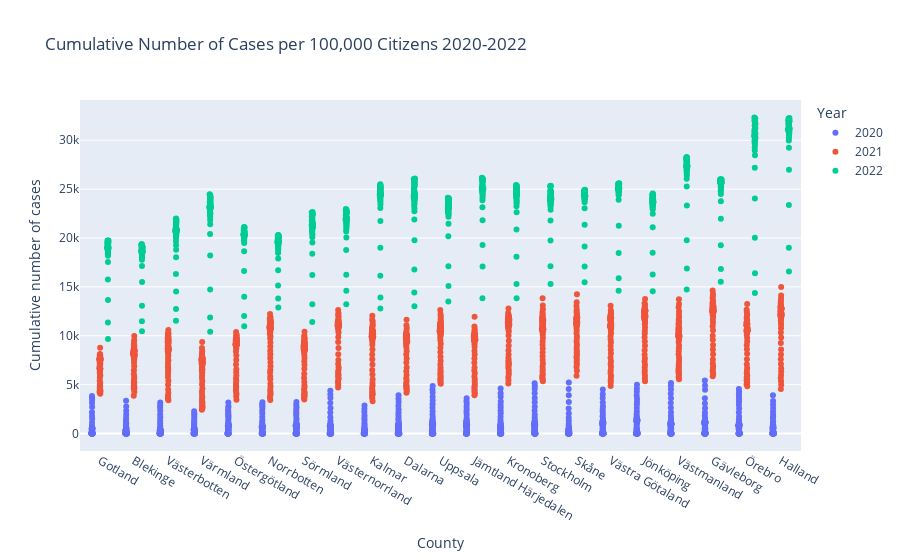

Notebook code cell kept with this figure:
### Markdown cell above
A hypothesis is that we find a higher number of cases in the counties with the larger cities such as Stockholm, Västra Götaland (Gothenburg) and Skåne (Malmö). This because the interaction between people a higher in the bigger cities compared to the countryside.

### Code cell
weekly_data_county = pd.read_excel("Data/Folkhalsomyndigheten_Covid19.xlsx", sheet_name="Veckodata Region")


px.strip(
    data_frame=weekly_data_county,
    y='Kum_fall_100000inv', 
    x='Region', 
    hover_data=['år','veckonummer'], 
    color="år", 
    title='Cumulative Number of Cases per 100,000 Citizens 2020-2022',
    labels={
        'Kum_fall_100000inv': 'Cumulative number of cases',
        'Region': 'County',
        'år': 'Year',
        'veckonummer': 'Week'

    }
).update_xaxes(categoryorder='total ascending').show()

### Figure 1 — Plotly figure (JSON) as saved in the notebook; plotly's stock layout.template omitted (floating-point values rounded to 4 significant figures; data arrays with more than 128 entries replaced by an {"elided": "..."} marker saying what was removed)
{"data": [{"alignmentgroup": "True", "boxpoints": "all", "customdata": {"elided": "1113x2 int values"}, "fillcolor": "rgba(255,255,255,0)", "hoveron": "points", "hovertemplate": "Year=%{customdata[0]}<br>County=%{x}<br>Cumulative number of cases=%{y}<br>Week=%{customdata[1]}<extra></extra>", "legendgroup": "2020", "line": {"color": "rgba(255,255,255,0)"}, "marker": {"color": "#636efa"}, "name": "2020", "offsetgroup": "2020", "orientation": "v", "pointpos": 0, "showlegend": true, "type": "box", "x": {"elided": "1113 str values"}, "x0": " ", "xaxis": "x", "y": {"elided": "1113 int values"}, "y0": " ", "yaxis": "y"}, {"alignmentgroup": "True", "boxpoints": "all", "customdata": {"elided": "1092x2 int values"}, "fillcolor": "rgba(255,255,255,0)", "hoveron": "points", "hovertemplate": "Year=%{customdata[0]}<br>County=%{x}<br>Cumulative number of cases=%{y}<br>Week=%{customdata[1]}<extra></extra>", "legendgroup": "2021", "line": {"color": "rgba(255,255,255,0)"}, "marker": {"color": "#EF553B"}, "name": "2021", "offsetgroup": "2021", "orientation": "v", "pointpos": 0, "showlegend": true, "type": "box", "x": {"elided": "1092 str values"}, "x0": " ", "xaxis": "x", "y": {"elided": "1092 int values"}, "y0": " ", "yaxis": "y"}, {"alignmentgroup": "True", "boxpoints": "all", "customdata": {"elided": "882x2 int values"}, "fillcolor": "rgba(255,255,255,0)", "hoveron": "points", "hovertemplate": "Year=%{customdata[0]}<br>County=%{x}<br>Cumulative number of cases=%{y}<br>Week=%{customdata[1]}<extra></extra>", "legendgroup": "2022", "line": {"color": "rgba(255,255,255,0)"}, "marker": {"color": "#00cc96"}, "name": "2022", "offsetgroup": "2022", "orientation": "v", "pointpos": 0, "showlegend": true, "type": "box", "x": {"elided": "882 str values"}, "x0": " ", "xaxis": "x", "y": {"elided": "882 int values"}, "y0": " ", "yaxis": "y"}], "layout": {"boxmode": "group", "legend": {"title": {"text": "Year"}, "tracegroupgap": 0}, "title": {"text": "Cumulative Number of Cases per 100,000 Citizens 2020-2022"}, "xaxis": {"anchor": "y", "categoryorder": "total ascending", "domain": [0, 1], "title": {"text": "County"}}, "yaxis": {"anchor": "x", "domain": [0, 1], "title": {"text": "Cumulative number of cases"}}}}
